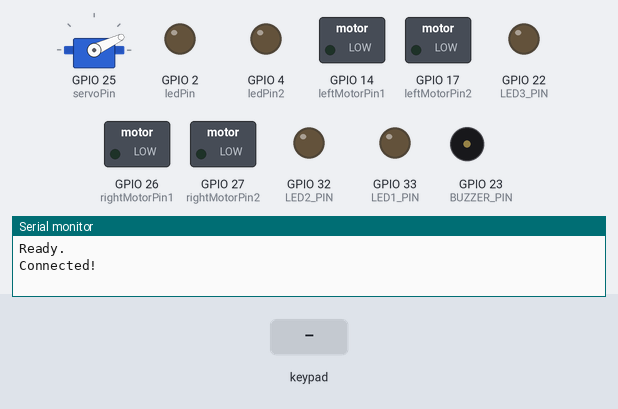
A sketch run on a simulated ESP32. Parts: servo, switched loads named in the sketch (green lamp = pin HIGH), output pins drawn as LEDs (lit = HIGH), buzzer (waves = sounding, pin HIGH), the last lines printed to the serial monitor. The test bench sets the inputs (shaded band). Nothing arrives over Bluetooth unless stated.

Above: at 1.2 s.
1.3 s: key 'T' pressed
At 1.45 s:
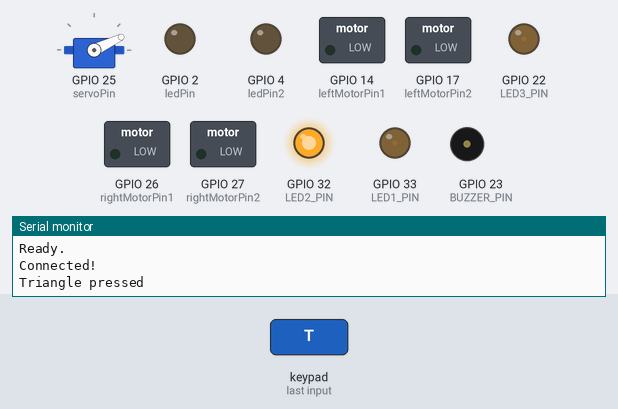
4.3 s: key 'S' pressed
At 4.66 s:
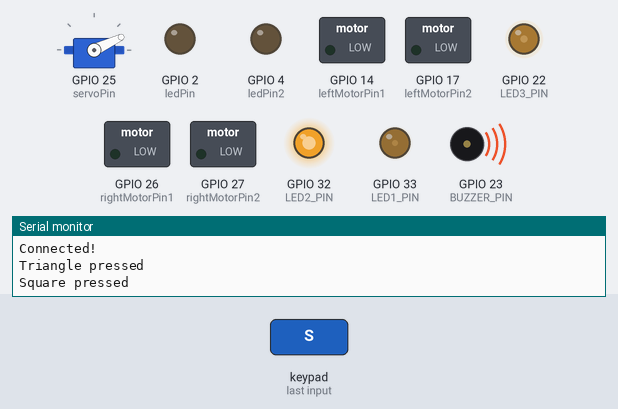
7.3 s: key 'S' pressed
At 7.85 s:
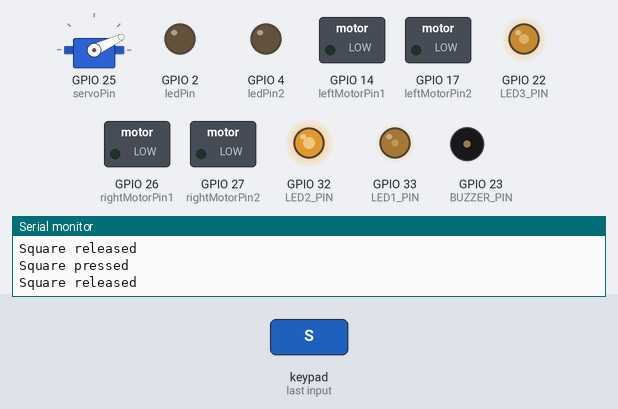
Timing chart, 0 to 28.4 s (numbered marks = the images above; inputs shaded):
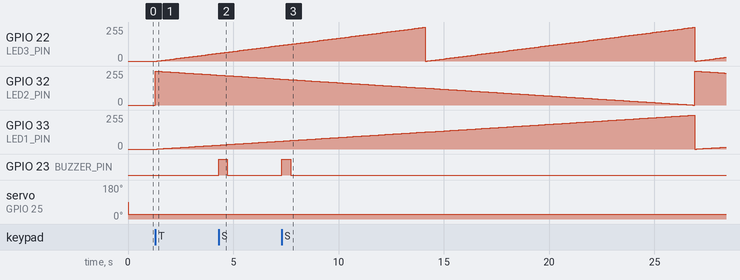

The sketch:

autoV6.ino
```cpp
// Logica ledcAttach actualizada
#include <ESP32Servo.h>
#include <Ps3Controller.h>

// Define LED Pins
#define LED1_PIN 33
#define LED2_PIN 32
#define LED3_PIN 22

// Define Buzzer Pin
#define BUZZER_PIN 23

// Variables to hold LED states
bool ledSequenceActive = false;
int colorStep = 0;

bool buzzer_state = false;

bool nitroState = false;

// Pines para los LEDs
const uint8_t ledPin = 2; // Cambia al pin que estés utilizando
const uint8_t ledPin2 = 4; // Cambia al pin que estés utilizando

// Pines para los motores
int rightMotorPin2 = 27;
int rightMotorPin1 = 26;
int leftMotorPin2 = 17;
int leftMotorPin1 = 14;

// Pin para el servo
static const int servoPin = 25;
Servo servo1;

int LeftAngle = 65;
int RightAngle = 0;
int Normalpos = 25;

const int MAX_MOTOR_SPEED = 255; // Cambiado a 255 para máxima velocidad PWM
const int NITRO_SPEED = 255;
const int NORMAL_SPEED = 200;

// Configuración de los canales PWM
#define LEDC_FREQ 12000 // Frecuencia en Hz
#define LEDC_RESOLUTION 8 // Resolución en bits

// Definición de los canales LEDC
#define LEDC_CHANNEL_1 0
#define LEDC_CHANNEL_2 1

// RGB LED channels
#define LEDC_CHANNEL_R 2
#define LEDC_CHANNEL_G 3
#define LEDC_CHANNEL_B 4

void notify() {
  int xAxisValue = Ps3.data.analog.stick.lx;  // Left stick - x axis - right/left car movement

  if (Ps3.data.button.r2) { // Move car Forward
    rotateMotor(MAX_MOTOR_SPEED, MAX_MOTOR_SPEED);
  }
  else if (Ps3.data.button.l2) { // Move car Backward
    rotateMotor(-MAX_MOTOR_SPEED, -MAX_MOTOR_SPEED);
  }
  else if (Ps3.data.button.l1) { // Left emote
    rotateMotor(-MAX_MOTOR_SPEED, MAX_MOTOR_SPEED);
  }
  else if (Ps3.data.button.r1) { // Right emote
    rotateMotor(MAX_MOTOR_SPEED, -MAX_MOTOR_SPEED);
  }
  else { // Stop the car
    rotateMotor(0, 0);
  }

  if (xAxisValue < -20) {
    servo1.write(LeftAngle);
  }
  else if (xAxisValue > 20) {
    servo1.write(RightAngle);
  }
  else {
    servo1.write(Normalpos);
  }

  // Nitro
  if (Ps3.event.button_down.cross) {
    ledcWrite(LEDC_CHANNEL_1, NITRO_SPEED);
    ledcWrite(LEDC_CHANNEL_2, NITRO_SPEED);
  }
  else if (Ps3.event.button_up.cross) {
    ledcWrite(LEDC_CHANNEL_1, NORMAL_SPEED);
    ledcWrite(LEDC_CHANNEL_2, NORMAL_SPEED);
  }

    // Triangle Button - Toggle LED sequence
  if (Ps3.event.button_down.triangle) {
    Serial.println("Triangle pressed");
    ledSequenceActive = !ledSequenceActive; // Toggle sequence state
    if (!ledSequenceActive) {
      // Turn off RGB LED
      ledcWrite(LED1_PIN, 0);
      ledcWrite(LED2_PIN, 0);
      ledcWrite(LED3_PIN, 0);
    }
  }

  // Square Button - Control Buzzer
  if (Ps3.event.button_down.square) {
    Serial.println("Square pressed");
    buzzer_state = true;
    digitalWrite(BUZZER_PIN, buzzer_state); // Turn buzzer on
  }
  if (Ps3.event.button_up.square) {
    Serial.println("Square released");
    buzzer_state = false;
    digitalWrite(BUZZER_PIN, buzzer_state);  // Turn buzzer off
  }
}

void onConnect() {
  Serial.println("Connected!");
}

void onDisconnect() {
  rotateMotor(0, 0);
}

void rotateMotor(int rightMotorSpeed, int leftMotorSpeed) {
  // Control del motor derecho
  if (rightMotorSpeed < 0) {
    digitalWrite(rightMotorPin1, LOW);
    digitalWrite(rightMotorPin2, HIGH);
  }
  else if (rightMotorSpeed > 0) {
    digitalWrite(rightMotorPin1, HIGH);
    digitalWrite(rightMotorPin2, LOW);
  }
  else {
    digitalWrite(rightMotorPin1, LOW);
    digitalWrite(rightMotorPin2, LOW);
  }

  // Control del motor izquierdo
  if (leftMotorSpeed < 0) {
    digitalWrite(leftMotorPin1, LOW);
    digitalWrite(leftMotorPin2, HIGH);
  }
  else if (leftMotorSpeed > 0) {
    digitalWrite(leftMotorPin1, HIGH);
    digitalWrite(leftMotorPin2, LOW);
  }
  else {
    digitalWrite(leftMotorPin1, LOW);
    digitalWrite(leftMotorPin2, LOW);
  }
}

void setUpPinModes() {
  pinMode(rightMotorPin1, OUTPUT);
  pinMode(rightMotorPin2, OUTPUT);
  pinMode(leftMotorPin1, OUTPUT);
  pinMode(leftMotorPin2, OUTPUT);

  rotateMotor(0, 0);
}

void setup() {
  // Configurar los canales PWM
  ledcAttachChannel(ledPin, LEDC_FREQ, LEDC_RESOLUTION, LEDC_CHANNEL_1);
  ledcAttachChannel(ledPin2, LEDC_FREQ, LEDC_RESOLUTION, LEDC_CHANNEL_2);

  // Configurar el valor inicial de los LEDs
  ledcWrite(LEDC_CHANNEL_1, NORMAL_SPEED);
  ledcWrite(LEDC_CHANNEL_2, NORMAL_SPEED);

  // Set LED pins as outputs
  pinMode(LED1_PIN, OUTPUT);
  pinMode(LED2_PIN, OUTPUT);
  pinMode(LED3_PIN, OUTPUT);
  pinMode(BUZZER_PIN, OUTPUT);

  // Attach LEDC channels for LEDs
  ledcAttach(LED1_PIN, LEDC_FREQ, LEDC_RESOLUTION);
  ledcAttach(LED2_PIN, LEDC_FREQ, LEDC_RESOLUTION);
  ledcAttach(LED3_PIN, LEDC_FREQ, LEDC_RESOLUTION);

  setUpPinModes();
  Serial.begin(115200);
  servo1.attach(servoPin);

  // Inicializar el controlador PS3 con la dirección MAC
  Ps3.begin("c8:f0:9e:51:c6:ec");
  Ps3.attach(notify);
  Ps3.attachOnConnect(onConnect);
  Ps3.attachOnDisconnect(onDisconnect);

  Serial.println("Ready.");
}

void loop() {
  if (!Ps3.isConnected()) return;

  if (ledSequenceActive) {
    // Update RGB LED color
    updateRGBColor();
    delay(100);  // Adjust the delay to control the speed of the color change
  }
}


void updateRGBColor() {
  // Calculate color values based on colorStep
  uint8_t red = (colorStep * 255) / 255;
  uint8_t green = ((255 - colorStep) * 255) / 255;
  uint8_t blue = ((colorStep % 128) * 255) / 128;

  // Set the RGB color
  ledcWrite(LED1_PIN, red);
  ledcWrite(LED2_PIN, green);
  ledcWrite(LED3_PIN, blue);

  // Update color step
  colorStep++;
  if (colorStep > 255) {
    colorStep = 0;
  }
}
```

Measured:
- after the input at 1.3 s, GPIO 22 (LED3_PIN): moves from 0/255 to 57/255 over 2.8 s, starting after 0.10 s; GPIO 32 (LED2_PIN): 0/255 → 255/255 at once, → 253/255 0.10 s later, → 252/255 0.10 s later, → 251/255 0.10 s later, … (30 changes in this stretch); GPIO 33 (LED1_PIN): moves from 0/255 to 29/255 over 2.8 s, starting after 0.10 s
- after the input at 4.3 s, GPIO 23 (BUZZER_PIN): LOW → HIGH at once, → LOW 0.42 s later
- after the input at 7.3 s, GPIO 23 (BUZZER_PIN): LOW → HIGH at once, → LOW 0.42 s later
